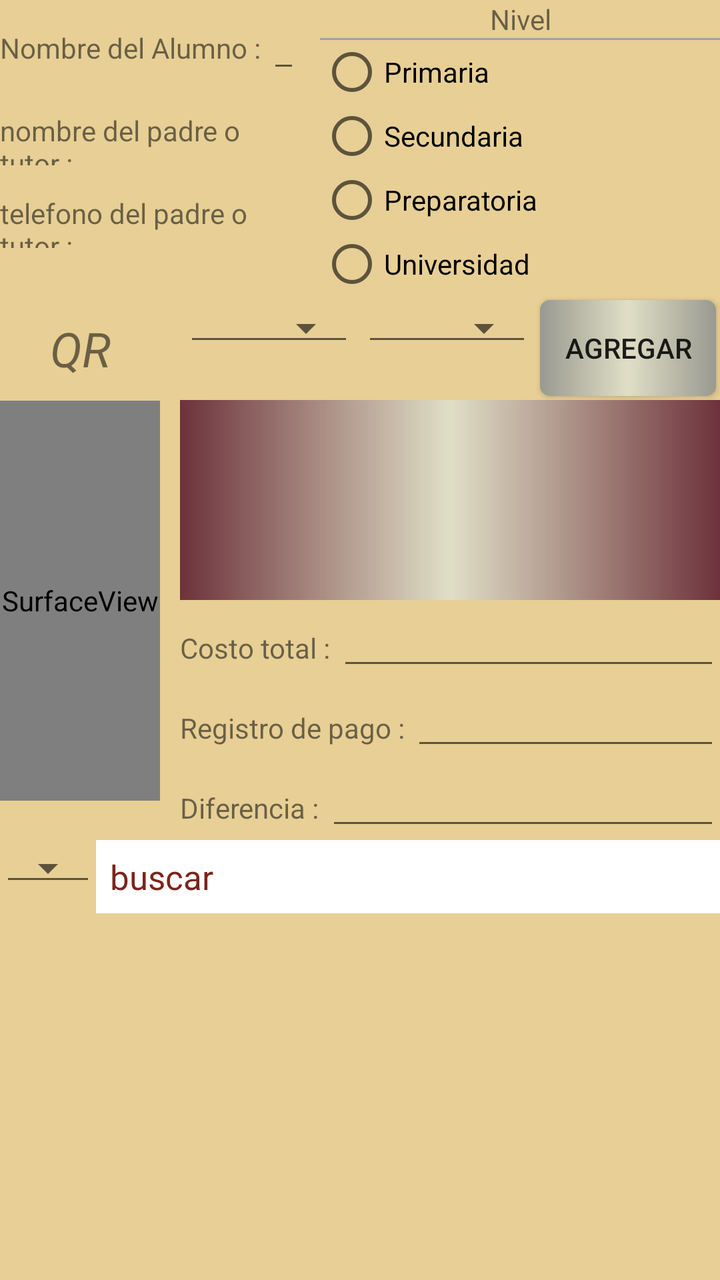
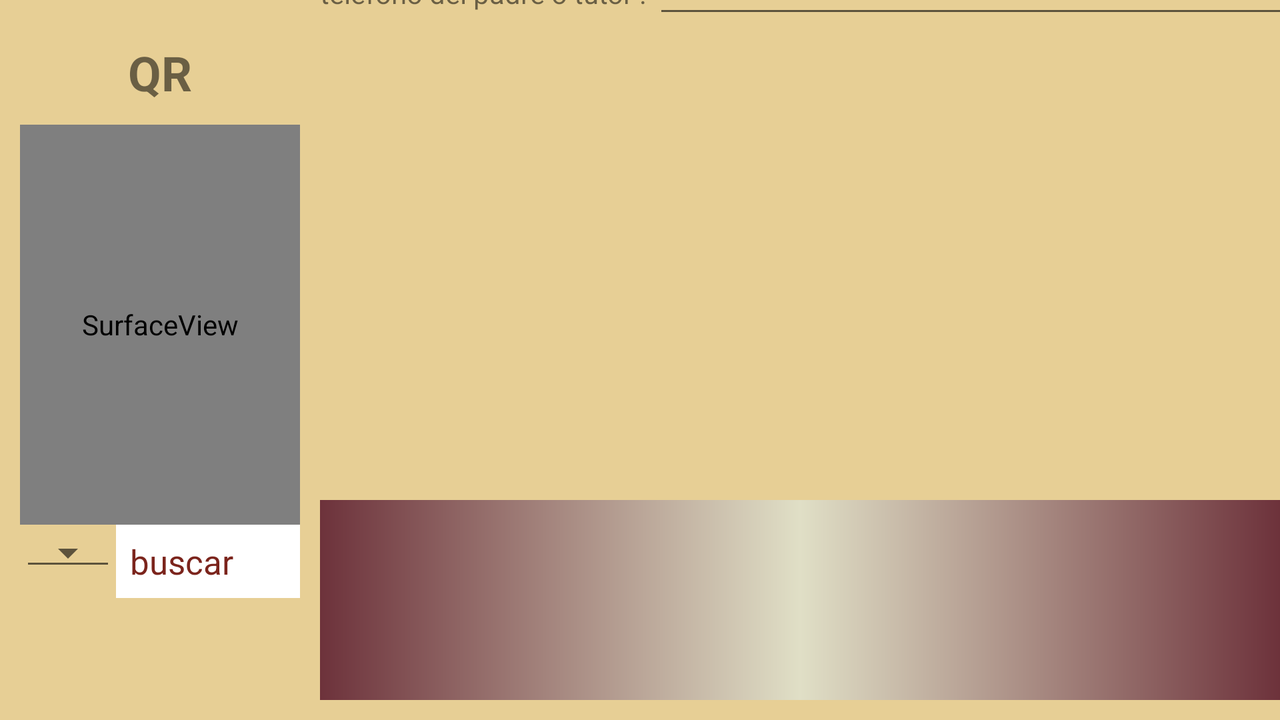

Compare how this app lays out the same screen by default and in its alternative resource folder. The renders come first, then the two layout files and the values they reference.
<!-- AndroidManifest.xml: application theme AppTheme -->
<!-- res/layout/activity_alta_alumno.xml -->
<?xml version="1.0" encoding="utf-8"?>
<LinearLayout xmlns:android="http://schemas.android.com/apk/res/android"
    xmlns:app="http://schemas.android.com/apk/res-auto"
    xmlns:tools="http://schemas.android.com/tools"
    android:layout_width="match_parent"
    android:layout_height="match_parent"
    android:background="@color/baseAplicacion"
    android:orientation="vertical"
    tools:context="cinepoilisklic.com.ia.elcirculodelexito.AltaAlumnoActivity"
    android:baselineAligned="true">


    <LinearLayout
        android:layout_width="match_parent"
        android:layout_height="wrap_content"
        android:orientation="horizontal">

        <LinearLayout
            android:layout_marginRight="10dp"
            android:layout_width="wrap_content"
            android:layout_weight="60"
            android:layout_height="wrap_content"
            android:orientation="vertical">

            <LinearLayout
                android:layout_width="fill_parent"
                android:layout_height="wrap_content"
                android:orientation="horizontal">

                <TextView
                    android:layout_width="wrap_content"
                    android:layout_height="wrap_content"
                    android:text="Nombre del Alumno : " />

                <EditText
                    android:layout_width="fill_parent"
                    android:layout_height="wrap_content" />
            </LinearLayout>

            <LinearLayout
                android:layout_width="match_parent"
                android:layout_height="wrap_content"
                android:orientation="horizontal">

                <TextView
                    android:layout_width="wrap_content"
                    android:layout_height="wrap_content"
                    android:text="nombre del padre o tutor : " />

                <EditText
                    android:layout_width="fill_parent"
                    android:layout_height="wrap_content" />

            </LinearLayout>

            <LinearLayout
                android:layout_width="match_parent"
                android:layout_height="wrap_content">

                <TextView
                    android:layout_width="wrap_content"
                    android:layout_height="wrap_content"
                    android:text="telefono del padre o tutor : " />

                <EditText
                    android:layout_width="fill_parent"
                    android:layout_height="wrap_content" />
            </LinearLayout>


        </LinearLayout>

        <LinearLayout
            android:layout_width="200dp"
            android:layout_height="wrap_content"
            android:orientation="vertical">

            <TextView
                android:layout_width="match_parent"
                android:layout_height="wrap_content"
                android:gravity="center"
                android:text="Nivel" />

            <View
                android:layout_width="match_parent"
                android:layout_height="1dp"
                android:background="@color/colorPrimaryDark" />

            <RadioGroup
                android:layout_width="match_parent"
                android:layout_height="match_parent">


                <RadioButton
                    android:layout_width="match_parent"
                    android:layout_height="wrap_content"
                    android:text="Primaria" />

                <RadioButton
                    android:layout_width="match_parent"
                    android:layout_height="wrap_content"
                    android:text="Secundaria" />


                <RadioButton
                    android:layout_width="match_parent"
                    android:layout_height="wrap_content"
                    android:text="Preparatoria" />


                <RadioButton
                    android:layout_width="match_parent"
                    android:layout_height="wrap_content"
                    android:text="Universidad" />


            </RadioGroup>

        </LinearLayout>

    </LinearLayout>


    <LinearLayout
        android:layout_width="match_parent"
        android:layout_height="wrap_content"
        android:orientation="horizontal"
        >


        <LinearLayout
            android:layout_width="match_parent"
            android:layout_height="wrap_content"
            android:layout_marginRight="10dp"
            android:layout_weight="3"
            android:orientation="vertical">


            <TextView
                android:id="@+id/textView4"
                android:layout_width="match_parent"
                android:layout_height="wrap_content"
                android:layout_margin="10dp"
                android:gravity="center"
                android:text="@string/inputAlumnoQr"
                android:textSize="24sp"
                android:textStyle="italic" />

            <SurfaceView
                android:id="@+id/camera_view"
                android:layout_width="match_parent"
                android:layout_height="200dp"
                android:layout_alignParentLeft="true"
                android:layout_centerVertical="true" />



        </LinearLayout>


        <LinearLayout
            android:gravity="center"
            android:layout_width="match_parent"
            android:layout_height="wrap_content"
            android:layout_weight="1"
            android:orientation="vertical">



            <LinearLayout
                android:layout_width="match_parent"
                android:layout_height="wrap_content"
                android:orientation="horizontal"
                >

                <Spinner
                    style="@style/Widget.AppCompat.Spinner.Underlined"
                    android:layout_margin="2dp"
                    android:layout_weight="1"
                    android:id="@+id/spiner_materias"
                    android:layout_width="match_parent"
                    android:layout_height="wrap_content">
                </Spinner>

                <Spinner
                    style="@style/Widget.AppCompat.Spinner.Underlined"
                    android:layout_margin="2dp"
                    android:layout_weight="1"
                    android:id="@+id/spiner_horas"
                    android:layout_width="match_parent"
                    android:layout_height="wrap_content">


                </Spinner>

                <Button
                    android:id="@+id/btn_agregar_materia"
                    android:layout_margin="2dp"
                    android:background="@drawable/select_materia"
                    android:layout_width="wrap_content"
                    android:layout_height="wrap_content"
                    android:text="agregar" />


            </LinearLayout>

            <android.support.v7.widget.RecyclerView
                android:background="@drawable/recycler"
                android:id="@+id/materias_recycler"
                android:layout_width="match_parent"
                android:layout_height="100dp"
                android:orientation="horizontal">



            </android.support.v7.widget.RecyclerView>

            <LinearLayout
                android:layout_width="match_parent"
                android:layout_height="40dp"
                android:orientation="horizontal">

                <TextView
                    android:layout_width="wrap_content"
                    android:layout_height="wrap_content"
                    android:text="Costo total : " />

                <EditText
                    android:layout_width="match_parent"
                    android:layout_height="wrap_content" />
            </LinearLayout>

            <LinearLayout
                android:layout_width="match_parent"
                android:layout_height="40dp"
                android:orientation="horizontal">

                <TextView
                    android:layout_width="wrap_content"
                    android:layout_height="wrap_content"
                    android:text="Registro de pago : " />

                <EditText
                    android:layout_width="match_parent"
                    android:layout_height="wrap_content" />

            </LinearLayout>

            <LinearLayout
                android:layout_width="match_parent"
                android:layout_height="40dp">

                <TextView
                    android:layout_width="wrap_content"
                    android:layout_height="wrap_content"
                    android:text="Diferencia : " />

                <EditText
                    android:layout_width="match_parent"
                    android:layout_height="wrap_content" />
            </LinearLayout>



        </LinearLayout>


    </LinearLayout>


    <LinearLayout
        android:layout_width="match_parent"
        android:layout_height="320dp"
        android:orientation="vertical"
        android:layout_marginBottom="20dp"
        >


        <LinearLayout
            android:layout_width="match_parent"
            android:layout_height="wrap_content"
            android:orientation="horizontal">

            <Spinner
                style="@style/Widget.AppCompat.Spinner.Underlined"
                android:id="@+id/spinner_buscador"
                android:layout_width="wrap_content"
                android:layout_height="wrap_content">


            </Spinner>

            <EditText
                android:id="@+id/etSearchBox"
                style="@style/EditTextFind"
                android:layout_above="@+id/audio_rv"
                android:hint="@string/buscar" />


        </LinearLayout>


        <android.support.v7.widget.RecyclerView
            android:id="@+id/audio_rv"
            android:layout_width="match_parent"
            android:layout_height="wrap_content"
            android:scrollbars="vertical"
            app:layout_anchor="@id/etSearchBox"
            app:layout_behavior="@string/appbar_scrolling_view_behavior" />
    </LinearLayout>

    <LinearLayout
        android:layout_width="match_parent"
        android:layout_height="wrap_content"
        android:orientation="horizontal"
        >
        <Button
            android:text="registro de pagos"
            android:layout_width="160dp"
            android:layout_height="wrap_content"
            android:layout_margin="1dp"
            android:background="@drawable/select_materia"

            />
        <Button
            android:id="@+id/btn_generar_qr"
            android:layout_margin="1dp"
            android:background="@drawable/select_materia"
            android:layout_width="match_parent"
            android:layout_height="wrap_content"
            android:text="Registrar"


            />

    </LinearLayout>





</LinearLayout>
<!-- resources referenced by this layout -->
<resources>
  <color name="baseAplicacion">#e7cf95</color>
  <color name="colorPrimaryDark">#95A5A6</color>
  <!-- drawable recycler (drawable) -->
  <?xml version="1.0" encoding="utf-8"?>
  <shape xmlns:android="http://schemas.android.com/apk/res/android"
      android:shape="rectangle">
  
      <gradient
          android:centerColor="#e0dfc6"
          android:endColor="#6d323b"
  
          android:startColor="#6d323b"
          />
  
  </shape>
  <!-- drawable select_materia (drawable) -->
  <?xml version="1.0" encoding="utf-8"?>
  <shape xmlns:android="http://schemas.android.com/apk/res/android"
      android:shape="rectangle">
  
      
      <corners    android:bottomRightRadius="5dp"
          android:bottomLeftRadius="5dp"
          android:topLeftRadius="5dp"
          android:topRightRadius="5dp">
  
      </corners>
      <gradient
          android:centerColor="#e0dfc6"
          android:endColor="#999990"
          android:startColor="#999990"
          />
  
  </shape>
  <string name="buscar">buscar</string>
  <string name="inputAlumnoQr">QR</string>
  <style name="EditTextFind">
          <item name="android:textSize">17sp</item>
          <item name="android:padding">7dp</item>
          <item name="android:layout_width">match_parent</item>
          <item name="android:layout_height">wrap_content</item>
          <item name="android:textColor">@color/colorPrimary</item>
          <item name="android:background">#FFFFFF</item>
          <item name="android:textColorHint">@color/colorPrimary</item>
      </style>
  <style name="AppTheme" parent="Theme.AppCompat.Light.DarkActionBar">
          
          <item name="colorPrimary">@color/colorPrimary</item>
          <item name="colorPrimaryDark">@color/colorPrimaryDark</item>
          <item name="colorAccent">@color/colorAccent</item>
      </style>
  <color name="colorPrimary">#7B241C</color>
  <color name="colorAccent">#7B241C</color>
</resources>
<!-- res/layout-land/activity_alta_alumno.xml (the repository's variant of the layout above) -->
<!-- drawn on the phone turned sideways -->
<?xml version="1.0" encoding="utf-8"?>
<LinearLayout xmlns:android="http://schemas.android.com/apk/res/android"
    xmlns:app="http://schemas.android.com/apk/res-auto"
    xmlns:tools="http://schemas.android.com/tools"
    android:layout_width="match_parent"
    android:layout_height="match_parent"
    android:orientation="horizontal"
    android:background="@color/baseAplicacion"
    tools:context="cinepoilisklic.com.ia.elcirculodelexito.AltaAlumnoActivity"
    >

    <LinearLayout
        android:layout_width="match_parent"
        android:layout_height="match_parent"
        android:layout_margin="10dp"
        android:layout_weight="3"
        android:orientation="vertical">


        <TextView
            android:id="@+id/textView4"
            android:layout_width="match_parent"
            android:layout_height="wrap_content"
            android:layout_margin="10dp"
            android:gravity="center"
            android:text="@string/inputAlumnoQr"
            android:textSize="24sp"
            android:textStyle="bold" />

        <SurfaceView
            android:id="@+id/camera_view"
            android:layout_width="match_parent"
            android:layout_height="200dp"
            android:layout_alignParentLeft="true"
            android:layout_centerVertical="true" />

        <LinearLayout
            android:layout_width="match_parent"
            android:layout_height="wrap_content"
            android:orientation="vertical">


            <LinearLayout
                android:layout_width="match_parent"
                android:layout_height="wrap_content"
                android:orientation="horizontal">

                <Spinner
                    style="@style/Widget.AppCompat.Spinner.Underlined"
                    android:id="@+id/spinner_buscador"
                    android:layout_width="wrap_content"
                    android:layout_height="wrap_content">


                </Spinner>

                <EditText
                    android:id="@+id/etSearchBox"
                    style="@style/EditTextFind"
                    android:layout_above="@+id/audio_rv"
                    android:hint="@string/buscar" />


            </LinearLayout>


            <android.support.v7.widget.RecyclerView
                android:id="@+id/audio_rv"
                android:layout_width="match_parent"
                android:layout_height="wrap_content"
                android:scrollbars="vertical"
                app:layout_anchor="@id/etSearchBox"
                app:layout_behavior="@string/appbar_scrolling_view_behavior" />
        </LinearLayout>


    </LinearLayout>


    <LinearLayout
        android:gravity="center"
        android:layout_width="match_parent"
        android:layout_height="wrap_content"
        android:layout_weight="1"
        android:orientation="vertical">

        <LinearLayout
            android:layout_width="wrap_content"
            android:layout_height="wrap_content"
            android:orientation="horizontal">

            <LinearLayout
                android:layout_marginRight="30dp"
                android:layout_width="500dp"
                android:layout_height="wrap_content"
                android:orientation="vertical">

                <LinearLayout
                    android:layout_width="match_parent"
                    android:layout_height="wrap_content"
                    android:orientation="horizontal">

                    <TextView
                        android:layout_width="wrap_content"
                        android:layout_height="wrap_content"
                        android:text="Nombre del Alumno : " />

                    <EditText
                        android:layout_width="match_parent"
                        android:layout_height="wrap_content" />
                </LinearLayout>

                <LinearLayout
                    android:layout_width="match_parent"
                    android:layout_height="wrap_content"
                    android:orientation="horizontal">

                    <TextView
                        android:layout_width="wrap_content"
                        android:layout_height="wrap_content"
                        android:text="nombre del padre o tutor : " />

                    <EditText
                        android:layout_width="match_parent"
                        android:layout_height="wrap_content" />

                </LinearLayout>

                <LinearLayout
                    android:layout_width="match_parent"
                    android:layout_height="wrap_content">

                    <TextView
                        android:layout_width="wrap_content"
                        android:layout_height="wrap_content"
                        android:text="telefono del padre o tutor : " />

                    <EditText
                        android:layout_width="match_parent"
                        android:layout_height="wrap_content" />
                </LinearLayout>


            </LinearLayout>

            <LinearLayout
                android:layout_width="match_parent"
                android:layout_height="wrap_content"
                android:orientation="vertical">

                <TextView
                    android:layout_width="match_parent"
                    android:layout_height="wrap_content"
                    android:gravity="center"
                    android:text="Nivel" />

                <View
                    android:layout_width="match_parent"
                    android:layout_height="1dp"
                    android:background="@color/colorPrimaryDark" />

                <RadioGroup
                    android:layout_width="match_parent"
                    android:layout_height="match_parent">


                    <RadioButton
                        android:layout_width="match_parent"
                        android:layout_height="wrap_content"
                        android:text="Primaria" />

                    <RadioButton
                        android:layout_width="match_parent"
                        android:layout_height="wrap_content"
                        android:text="Secundaria" />


                    <RadioButton
                        android:layout_width="match_parent"
                        android:layout_height="wrap_content"
                        android:text="Preparatoria" />


                    <RadioButton
                        android:layout_width="match_parent"
                        android:layout_height="wrap_content"
                        android:text="Universidad" />


                </RadioGroup>

            </LinearLayout>

        </LinearLayout>


        <LinearLayout
            android:layout_width="match_parent"
            android:layout_height="wrap_content"
            android:orientation="horizontal"
            >

            <Spinner
                style="@style/Widget.AppCompat.Spinner.Underlined"
                android:layout_margin="2dp"
                android:layout_weight="1"
                android:id="@+id/spiner_materias"
                android:layout_width="match_parent"
                android:layout_height="wrap_content">
            </Spinner>

            <Spinner
                style="@style/Widget.AppCompat.Spinner.Underlined"
                android:layout_margin="2dp"
                android:layout_weight="1"
                android:id="@+id/spiner_horas"
                android:layout_width="match_parent"
                android:layout_height="wrap_content">


            </Spinner>

            <Button
                android:id="@+id/btn_agregar_materia"
                android:layout_margin="2dp"
                android:background="@drawable/select_materia"
                android:layout_width="wrap_content"
                android:layout_height="wrap_content"
                android:text="agregar" />


        </LinearLayout>

        <android.support.v7.widget.RecyclerView
            android:background="@drawable/recycler"
            android:id="@+id/materias_recycler"
            android:layout_width="match_parent"
            android:layout_height="100dp"
            android:orientation="horizontal">



        </android.support.v7.widget.RecyclerView>

        <LinearLayout
            android:layout_width="match_parent"
            android:layout_height="40dp"
            android:orientation="horizontal">

            <TextView
                android:layout_width="wrap_content"
                android:layout_height="wrap_content"
                android:text="Costo total : " />

            <EditText
                android:layout_width="match_parent"
                android:layout_height="wrap_content" />
        </LinearLayout>

        <LinearLayout
            android:layout_width="match_parent"
            android:layout_height="40dp"
            android:orientation="horizontal">

            <TextView
                android:layout_width="wrap_content"
                android:layout_height="wrap_content"
                android:text="Registro de pago : " />

            <EditText
                android:layout_width="match_parent"
                android:layout_height="wrap_content" />

        </LinearLayout>

        <LinearLayout
            android:layout_width="match_parent"
            android:layout_height="40dp">

            <TextView
                android:layout_width="wrap_content"
                android:layout_height="wrap_content"
                android:text="Diferencia : " />

            <EditText
                android:layout_width="match_parent"
                android:layout_height="wrap_content" />
        </LinearLayout>

        <LinearLayout
            android:layout_width="match_parent"
            android:layout_height="wrap_content"
            android:orientation="horizontal"
            >
            <Button
                android:text="registro de pagos"
                android:layout_width="160dp"
                android:layout_height="wrap_content"
                android:layout_margin="1dp"
                android:background="@drawable/select_materia"

                />
            <Button
                android:id="@+id/btn_generar_qr"
                android:layout_margin="1dp"
                android:background="@drawable/select_materia"
                android:layout_width="match_parent"
                android:layout_height="wrap_content"
                android:text="Registrar"


                />

        </LinearLayout>


    </LinearLayout>


</LinearLayout>
